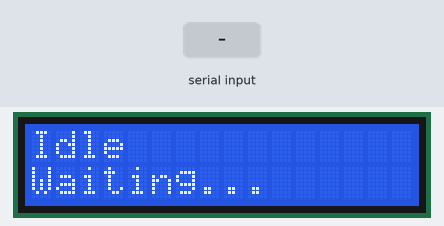
A sketch run on a simulated Arduino Leonardo, built with avr-gcc and run on an emulated ATmega32U4. Parts: 16×2 character LCD. The inputs (shaded band) are chosen by the test bench. USB keyboard and mouse output is not drawn; what the sketch prints to the serial monitor is not drawn.

Above: at 5.6 s.
5.7 s: "HELLO,1\n" received over Serial
At 6.8 s:
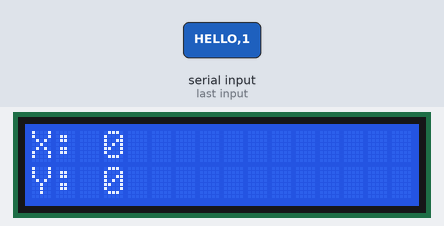
7.7 s: "90,45,200\n" received over Serial
At 9.4 s:
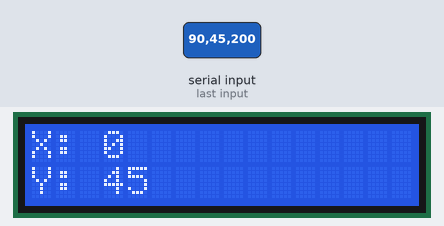
9.7 s: "90,45\n" received over Serial
At 11.1 s:
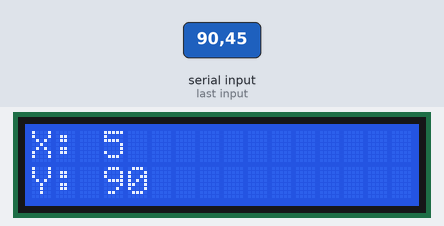
11.7 s: "90,45,200,10\n" received over Serial
At 12.7 s:
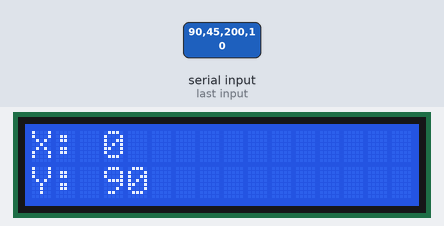
13.7 s: "90\n" received over Serial
At 15.3 s:
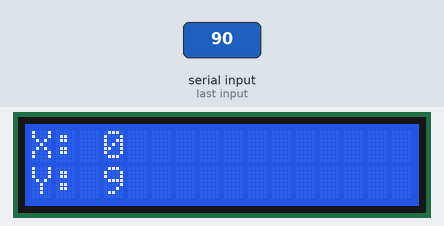
Timing chart, 0 to 16.8 s (numbered marks = the images above; inputs shaded):
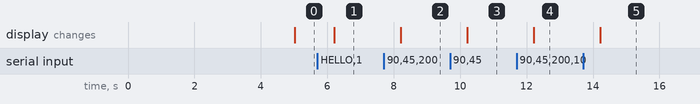

Measured:
- after the input at 5.7 s, the display: changes after 0.51 s (image 1)
- after the input at 7.7 s, the display: changes after 0.51 s (image 2)
- after the input at 9.7 s, the display: changes after 0.51 s (image 3)
- after the input at 11.7 s, the display: changes after 0.52 s (image 4)
- after the input at 13.7 s, the display: changes after 0.51 s (image 5)

The sketch:

test.ino
```cpp
#include <Wire.h>
#include <LiquidCrystal_I2C.h>
#include <Mouse.h>

LiquidCrystal_I2C lcd(0x27, 16, 2);  // 設定 LCD 地址和尺寸

unsigned long lastActivityTime = 0;  // 上次活動時間
const unsigned long idleTimeout = 5000;  // 待機超時時間 (毫秒)

void setup() {
  Serial.begin(9600);
  Mouse.begin();
  lcd.begin(16, 2);  // 提供列數和行數
  lcd.backlight();
  lcd.setCursor(0, 0);
  lcd.print("Waiting for data");
}

void loop() {
  if (Serial.available() > 0) {
    String data = Serial.readStringUntil('\n');

    if (data == "HELLO") {
      Serial.println("HELLO");  // 回應 HELLO
    } else {
      // 找出每個逗號和括號的索引
      int firstCommaIndex = data.indexOf(',');
      int secondCommaIndex = data.indexOf(',', firstCommaIndex + 1);
      int thirdCommaIndex = data.indexOf(',', secondCommaIndex + 1);
      int fourthCommaIndex = data.indexOf(',', thirdCommaIndex + 1);

      // 解析座標
      int currentX = data.substring(1, firstCommaIndex).toInt();
      int currentY = data.substring(firstCommaIndex + 1, secondCommaIndex).toInt();
      int targetX = data.substring(thirdCommaIndex + 2, fourthCommaIndex).toInt();
      int targetY = data.substring(fourthCommaIndex + 1, data.length() - 1).toInt();

      // 移動滑鼠到目標位置
      moveMouseTo(currentX, currentY, targetX, targetY);

      // 回傳相同的資料
      Serial.println(data);

      // 更新 LCD
      lcd.clear();
      lcd.setCursor(0, 0);
      lcd.print("X: ");
      lcd.print(targetX);
      lcd.setCursor(0, 1);
      lcd.print("Y: ");
      lcd.print(targetY);

      lastActivityTime = millis();  // 更新上次活動時間
    }
  }

  // 檢查是否超過待機超時時間
  if (millis() - lastActivityTime > idleTimeout) {
    lcd.clear();
    lcd.setCursor(0, 0);
    lcd.print("Idle");
    lcd.setCursor(0, 1);
    lcd.print("Waiting...");
    lastActivityTime = millis();  // 更新上次活動時間以避免重複清屏
  }
}

void moveMouseTo(int currentX, int currentY, int targetX, int targetY) {
  int stepX = (targetX - currentX) / 10;  // 將移動分成 10 步
  int stepY = (targetY - currentY) / 10;  // 將移動分成 10 步

  for (int i = 0; i < 10; i++) {
    Mouse.move(stepX, stepY);
    delay(50);  // 每步之間添加延遲
  }

  // 最後一步確保到達目標位置
  Mouse.move(targetX - currentX - stepX * 9, targetY - currentY - stepY * 9);
}
```
